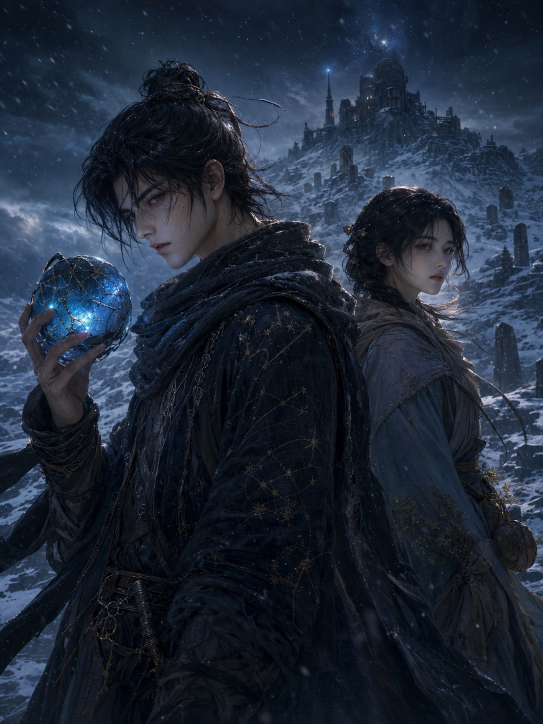
#> input picture src/resource/星骸王座/主角圖片素材/星骸王座-沈曜阿棠.png, 1086 x 1448 px (shown at 1/2 size)
$ python -i prepare-audiobook-visual-assets.py   (imports and definitions only)
#> lines starting #> are read from the running program, lines starting #| are printed output that depends on the picture
#!/usr/bin/env python3
"""Prepare chapter-specific visual assets for Tianshu audiobook videos."""

from __future__ import annotations

import argparse
import math
import shutil
from pathlib import Path

from PIL import Image, ImageDraw, ImageEnhance, ImageFilter, ImageFont


CANVAS = (1280, 720)
IG_CANVAS = (1080, 1080)

FONT_CANDIDATES_SERIF = [
    "/System/Library/Fonts/Supplemental/Songti.ttc",
    "/System/Library/Fonts/ヒラギノ明朝 ProN.ttc",
    "/System/Library/Fonts/STHeiti Medium.ttc",
]
FONT_CANDIDATES_SANS = [
    "/System/Library/Fonts/PingFang.ttc",
    "/System/Library/Fonts/STHeiti Medium.ttc",
    "/System/Library/Fonts/Hiragino Sans GB.ttc",
]


def first_existing(paths: list[str]) -> str | None:
    for path in paths:
        if Path(path).exists():
            return path
    return None


SERIF_FONT = first_existing(FONT_CANDIDATES_SERIF)
SANS_FONT = first_existing(FONT_CANDIDATES_SANS) or SERIF_FONT


# [5 lines left out: function font, not called in this run]


def cover_crop(img: Image.Image, size: tuple[int, int], anchor: tuple[float, float] = (0.5, 0.5)) -> Image.Image:
    img = img.convert("RGB")
    target_w, target_h = size
    source_w, source_h = img.size
    source_ratio = source_w / source_h
    target_ratio = target_w / target_h
    if source_ratio > target_ratio:
        crop_h = source_h
        crop_w = int(round(crop_h * target_ratio))
    else:
        crop_w = source_w
        crop_h = int(round(crop_w / target_ratio))
    left = int(round((source_w - crop_w) * anchor[0]))
    top = int(round((source_h - crop_h) * anchor[1]))
    left = max(0, min(left, source_w - crop_w))
    top = max(0, min(top, source_h - crop_h))
    return img.crop((left, top, left + crop_w, top + crop_h)).resize(size, Image.Resampling.LANCZOS)


# [5 lines left out: function contain, not called in this run]


def add_vignette(img: Image.Image, strength: float = 0.55) -> Image.Image:
    w, h = img.size
    mask = Image.new("L", img.size, 0)
    px = mask.load()
    cx, cy = w / 2, h / 2
    max_dist = math.sqrt(cx * cx + cy * cy)
    for y in range(h):
        for x in range(w):
            dist = math.sqrt((x - cx) ** 2 + (y - cy) ** 2) / max_dist
            value = int(255 * min(1, max(0, (dist - 0.25) / 0.75)) * strength)
            px[x, y] = value
    overlay = Image.new("RGB", img.size, (0, 0, 0))
    return Image.composite(overlay, img, mask)


def make_landscape_slide(src: Path, out: Path, anchor_y: float = 0.56) -> None:
#> called with out = 'out.png', anchor_y = 0.56
    img = Image.open(src).convert("RGB")
#> img is the input picture: PIL image 1086x1448 RGB; mean R, G, B 31.1, 40.7, 55.7
    ratio = img.width / img.height
#> ratio = 0.75
    anchor = (0.5, anchor_y if ratio < 1.45 else 0.5)
#> anchor = (0.5, 0.56)
    base = cover_crop(img, CANVAS, anchor=anchor)
#> in cover_crop, `return img.crop((left, top, left + crop_w, top + crop_h)).resize(size,..`:
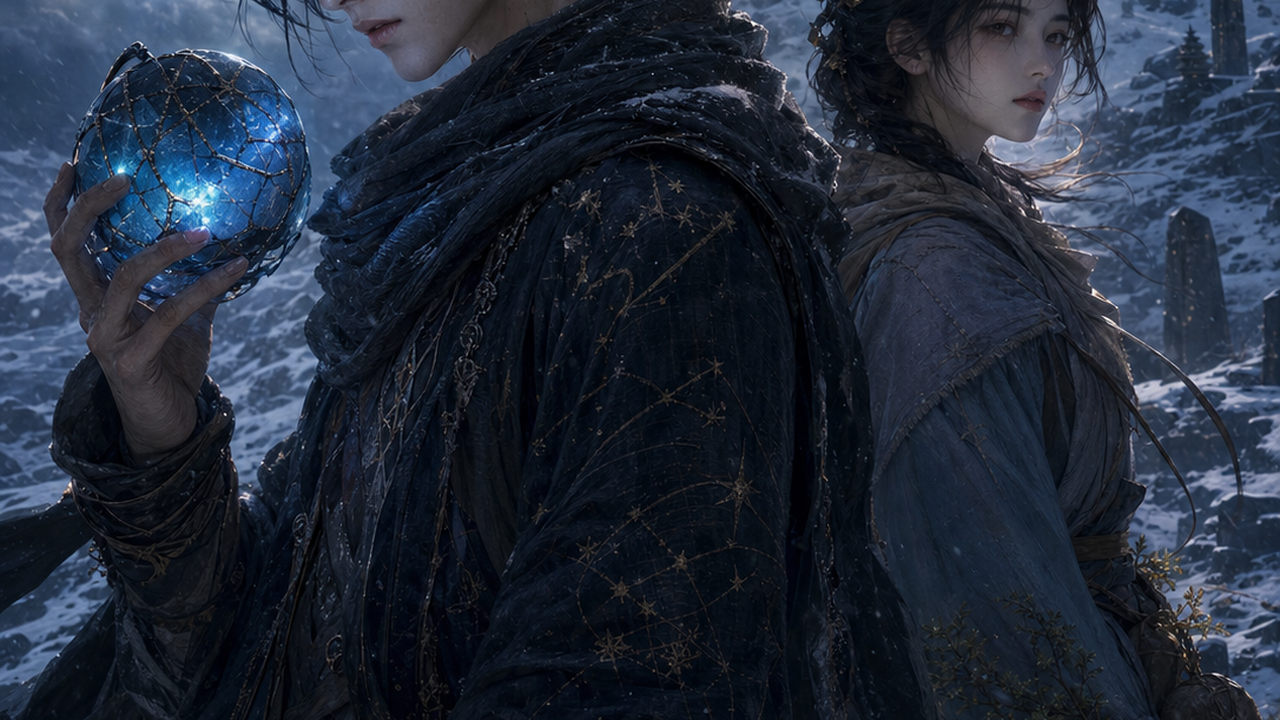
#> returned value: PIL image 1280x720 RGB; mean R, G, B 34.1, 43.1, 58.1
    base = ImageEnhance.Contrast(base).enhance(1.03)
    base = ImageEnhance.Color(base).enhance(0.92)
    base = add_vignette(base, 0.42)
#> in add_vignette, `mask = Image.new("L", img.size, 0)`: mask: PIL image 1280x720 L; every value is 0
#> in add_vignette, `overlay = Image.new("RGB", img.size, (0, 0, 0))`: overlay: PIL image 1280x720 RGB; every value is 0
#> in add_vignette, `return Image.composite(overlay, img, mask)`:
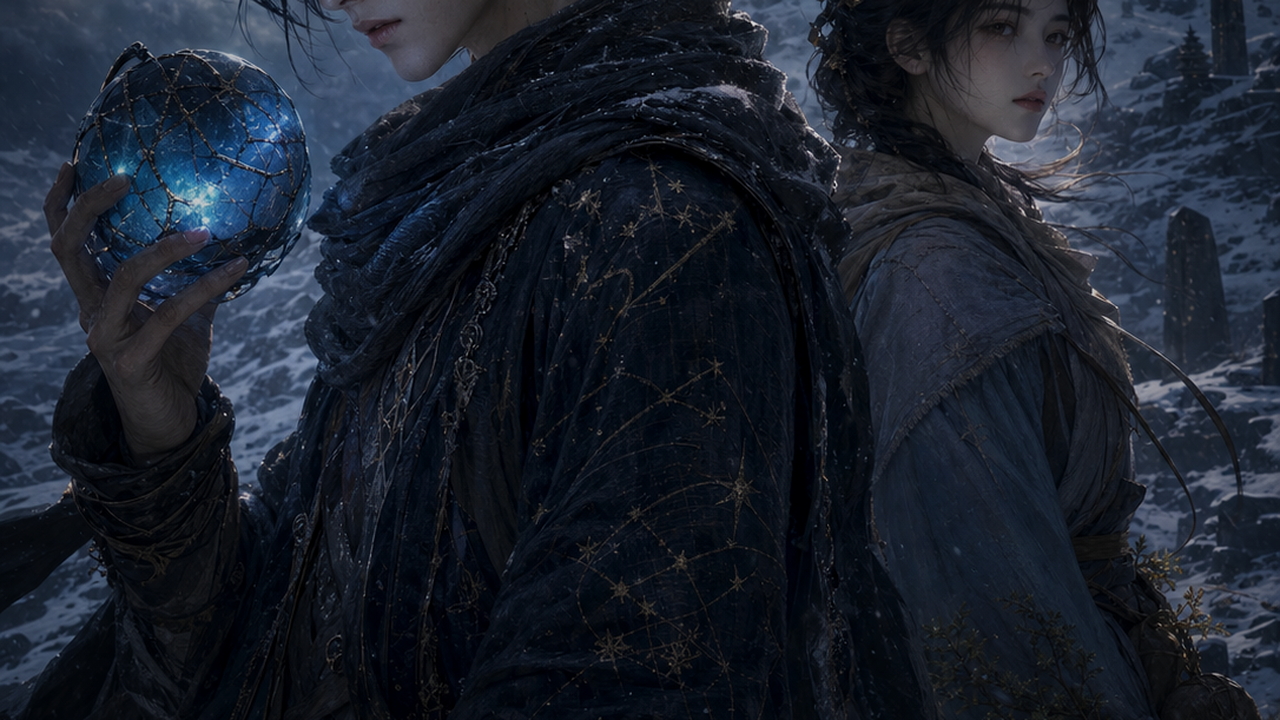
#> returned value: PIL image 1280x720 RGB; mean R, G, B 26.5, 33.2, 44.7
#> (the run stopped early here; a loop or call above may not have finished)

$ run again, on src/resource/星骸王座/影片/第04章 聽星犬/thumbnails/星骸王座-第04章-聽星犬-thumbnail.png
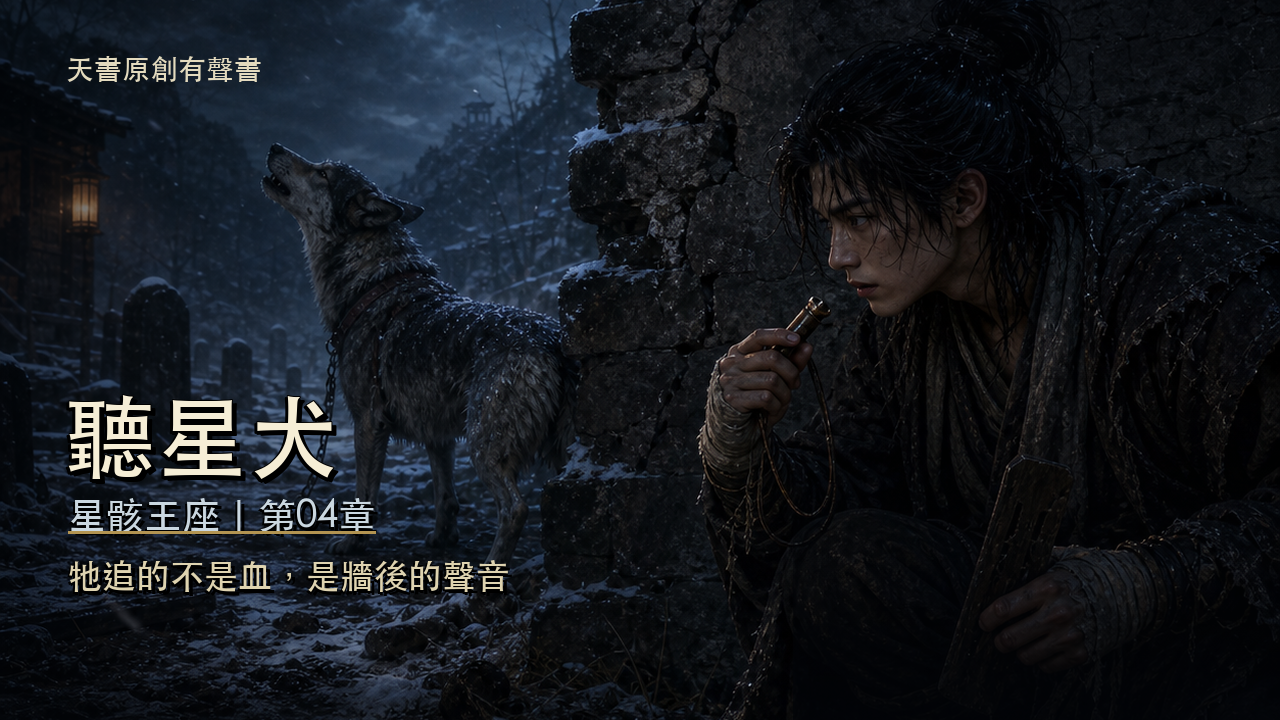
#> input picture src/resource/星骸王座/影片/第04章 聽星犬/thumbnails/星骸王座-第04章-聽星犬-thumbnail.png, 1280 x 720 px
#> in make_landscape_slide, img is the input picture: PIL image 1280x720 RGB; mean R, G, B 21.2, 25, 30.5
#> mask: PIL image 1280x720 L; every value is 0
#> overlay: PIL image 1280x720 RGB; every value is 0
#> in add_vignette, `return Image.composite(overlay, img, mask)`:
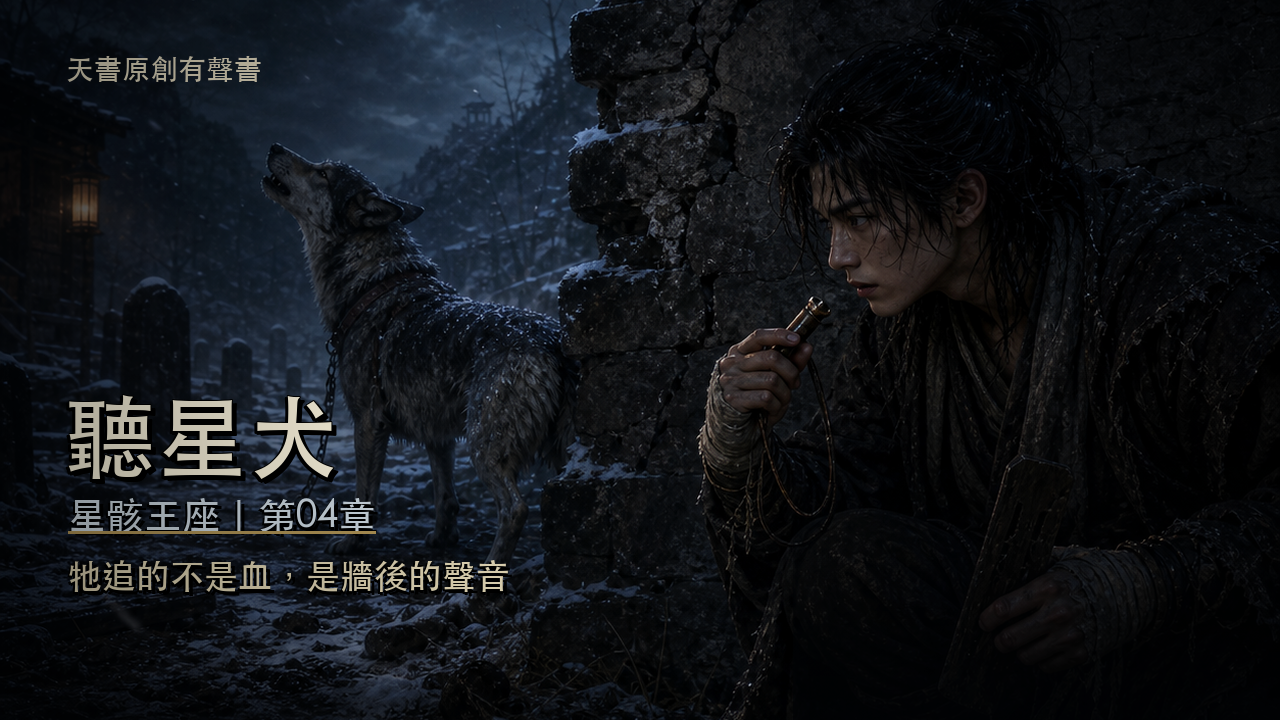
#> returned value: PIL image 1280x720 RGB; mean R, G, B 17.6, 20.6, 24.8

$ run again, on src/resource/星骸王座/影片/第05章 北牆缺燈/thumbnails/星骸王座-第05章-北牆缺燈-thumbnail.png
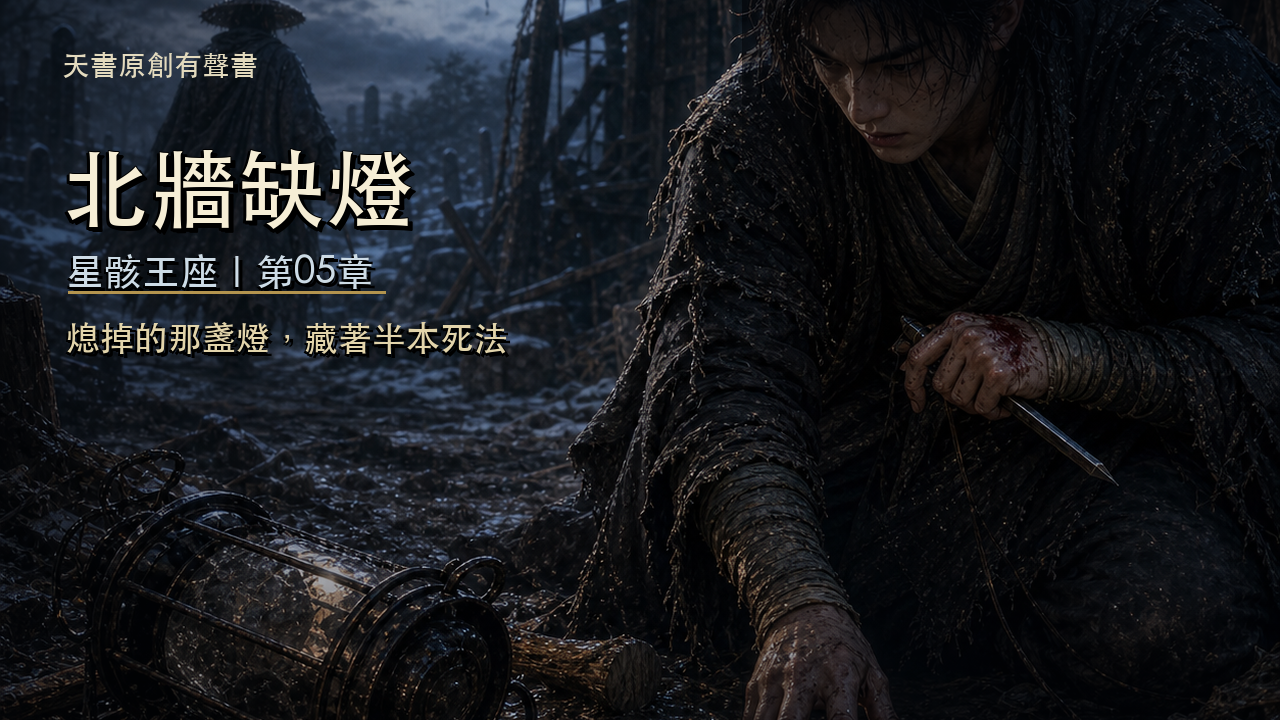
#> input picture src/resource/星骸王座/影片/第05章 北牆缺燈/thumbnails/星骸王座-第05章-北牆缺燈-thumbnail.png, 1280 x 720 px
#> in make_landscape_slide, img is the input picture: PIL image 1280x720 RGB; mean R, G, B 24.5, 26.4, 30.2
#> mask: PIL image 1280x720 L; every value is 0
#> overlay: PIL image 1280x720 RGB; every value is 0
#> in add_vignette, `return Image.composite(overlay, img, mask)`:
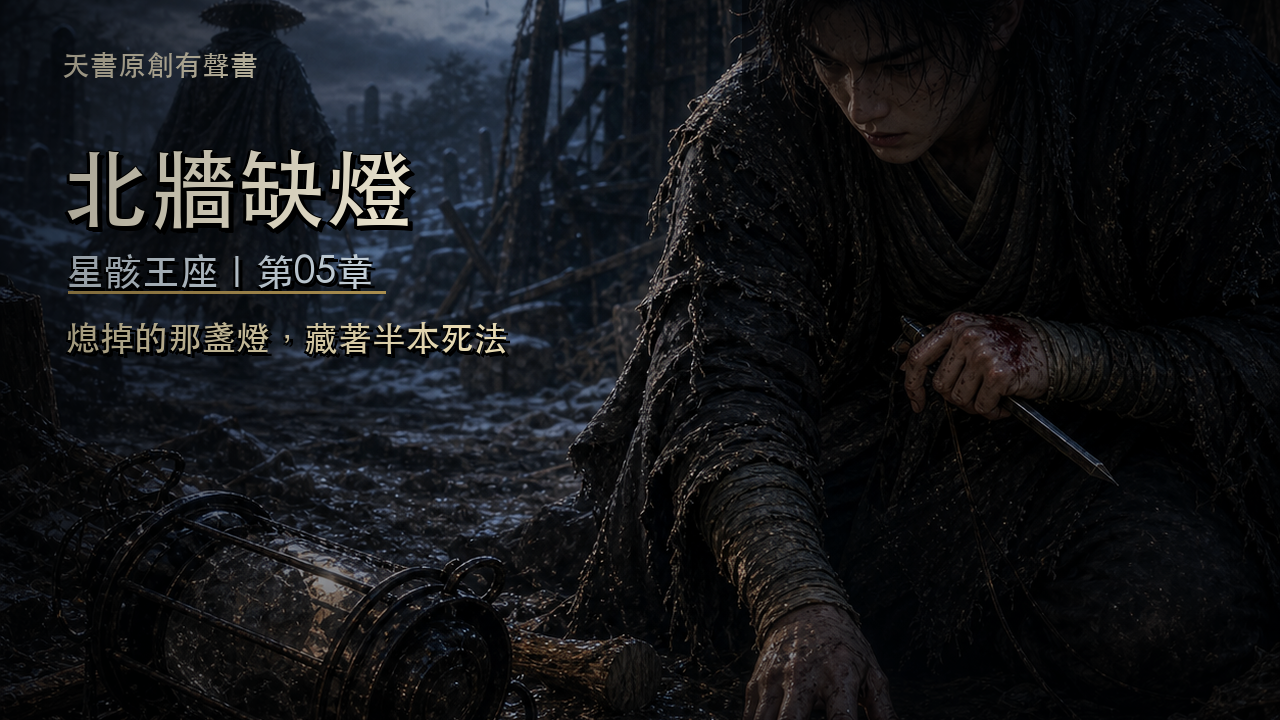
#> returned value: PIL image 1280x720 RGB; mean R, G, B 20.4, 21.9, 24.7

$ run again, on src/resource/星骸王座/影片/第06章 灶火醒樓/thumbnails/星骸王座-第06章-灶火醒樓-thumbnail.png
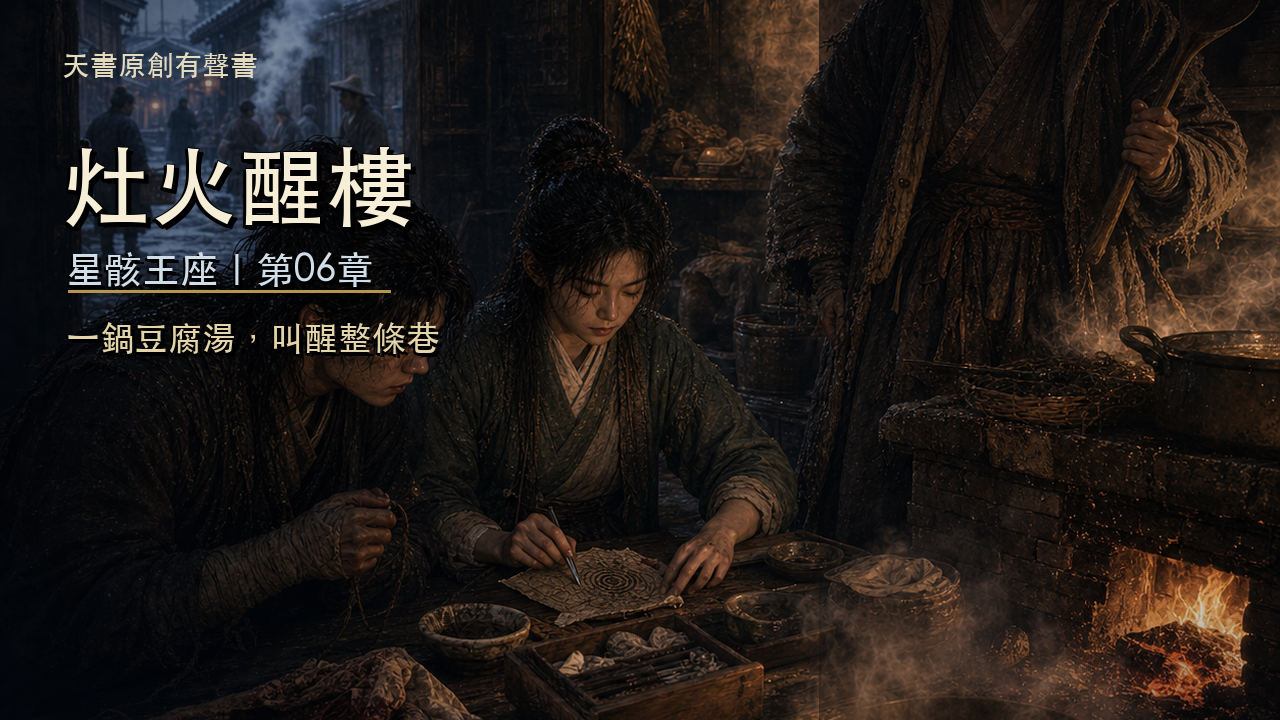
#> input picture src/resource/星骸王座/影片/第06章 灶火醒樓/thumbnails/星骸王座-第06章-灶火醒樓-thumbnail.png, 1280 x 720 px
#> in make_landscape_slide, img is the input picture: PIL image 1280x720 RGB; mean R, G, B 33.4, 27.6, 24.6
#> mask: PIL image 1280x720 L; every value is 0
#> overlay: PIL image 1280x720 RGB; every value is 0
#> in add_vignette, `return Image.composite(overlay, img, mask)`:
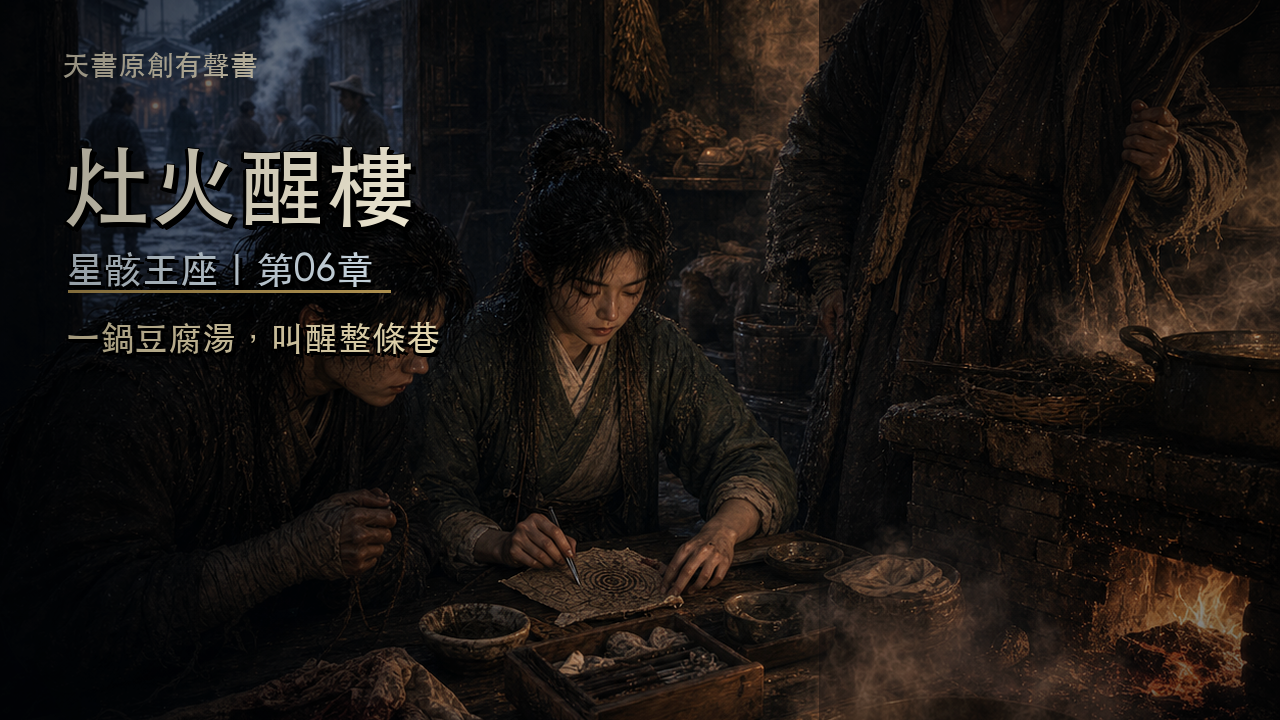
#> returned value: PIL image 1280x720 RGB; mean R, G, B 26.9, 22.4, 19.7
